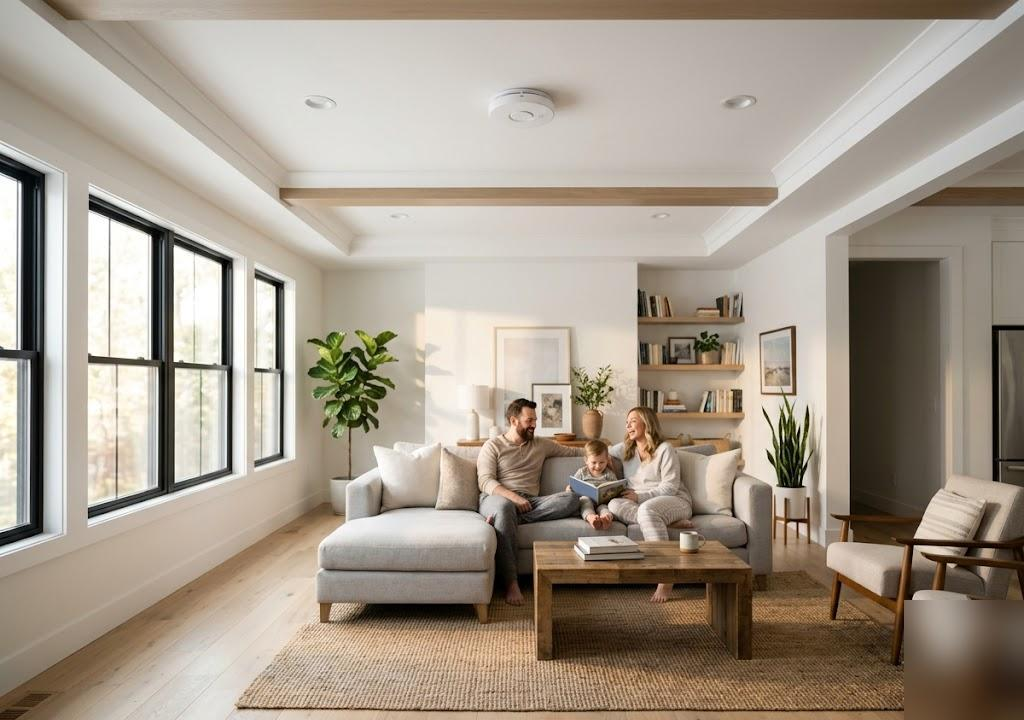
#> input picture Family Safe.jpeg, 1024 x 720 px
$ python crop.py
#> lines starting #> are read from the running program, lines starting #| are printed output that depends on the picture
import os
try:
    from PIL import Image
    files = ["Family Safe.jpeg", "technician.jpeg"]
    for f in files:
        if os.path.exists(f):
            img = Image.open(f)
#> img is the input picture: PIL image 1024x720 RGB; mean R, G, B 164.8, 153.4, 139.6
            w, h = img.size
#> w = 1024; h = 720
            # Crop 50 pixels from the bottom and 50 pixels from the right
            # The watermark is in the bottom right corner
            cropped = img.crop((0, 0, w, h - 45))
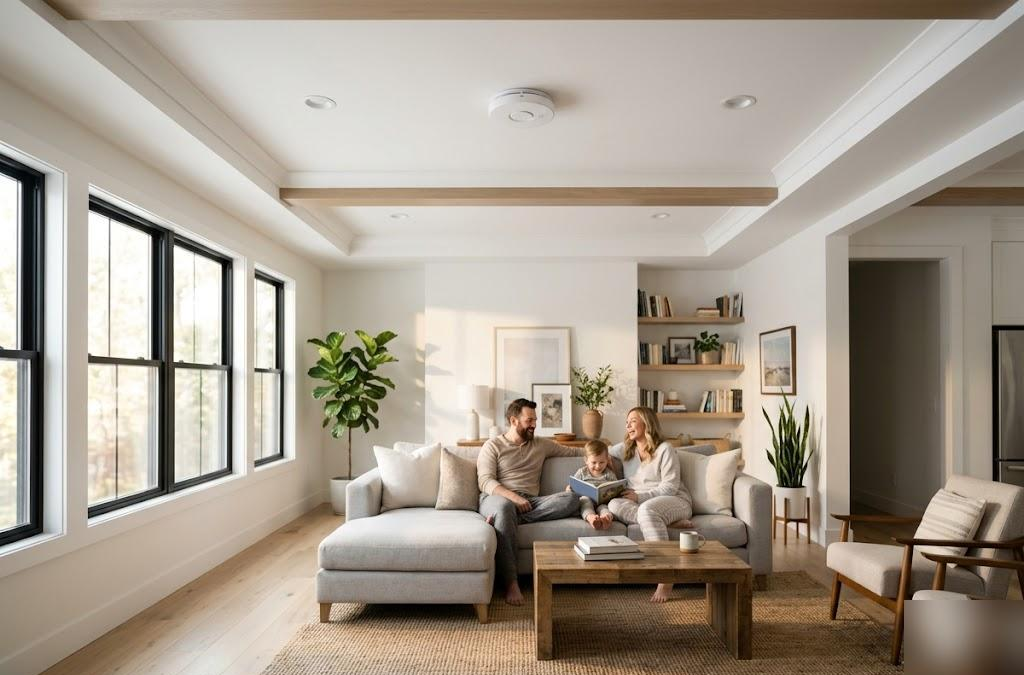
#> cropped: PIL image 1024x675 RGB; mean R, G, B 165.6, 155, 141.7
            cropped.save(f)
            print(f"Cropped {f}")
#> pass 2 of the loop `for f in files:`:
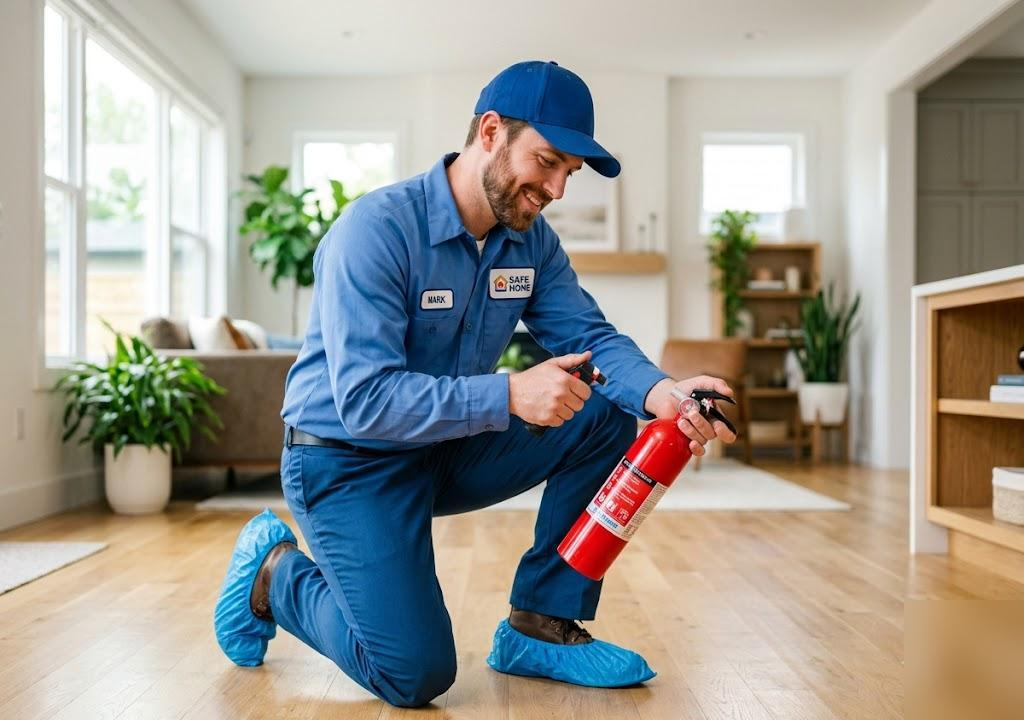
#> input picture technician.jpeg, 1024 x 720 px
#> img is the input picture: PIL image 1024x720 RGB; mean R, G, B 155.5, 153.8, 146.2
#> `cropped = img.crop((0, 0, w, h - 45))`:
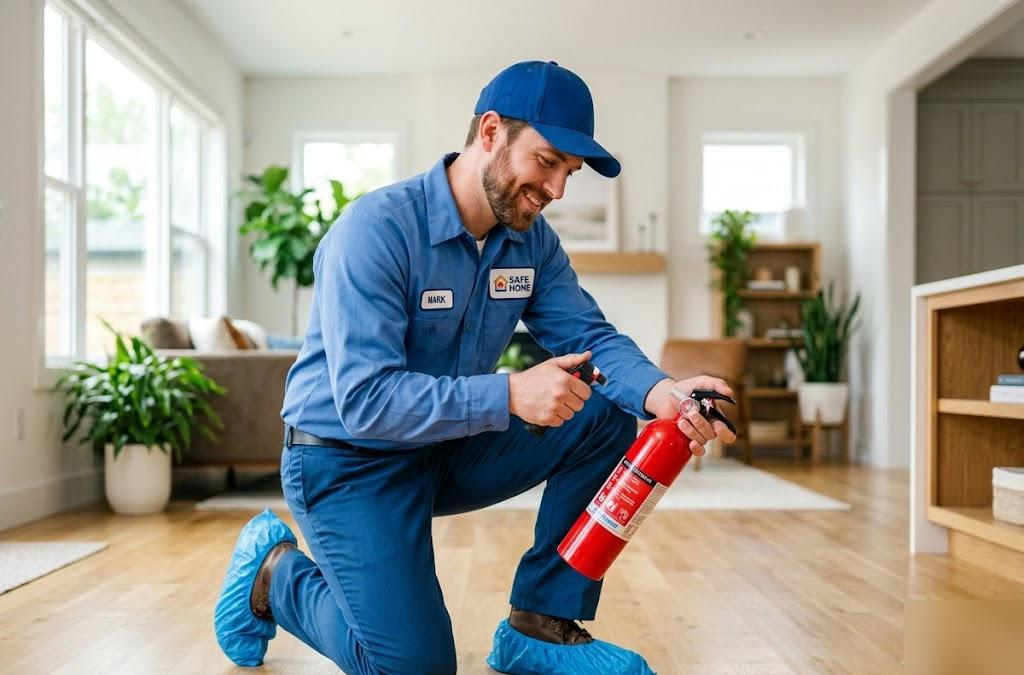
#> cropped: PIL image 1024x675 RGB; mean R, G, B 153.3, 152.6, 146
except Exception as e:
    print(f"Error: {e}")
